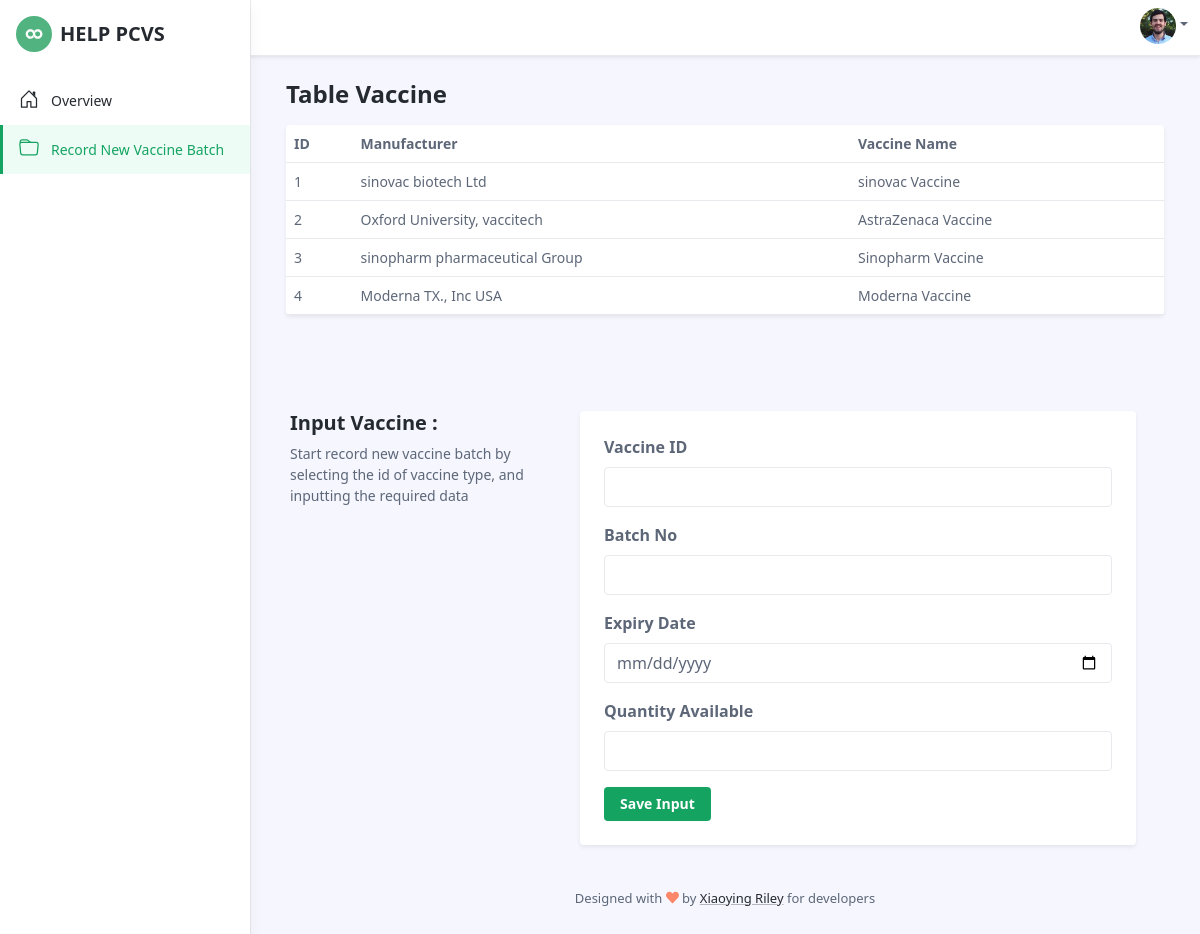
/php/usecase2/index.php, run on the app's committed database.
### tables this page shows
CREATE TABLE `vaccine` (
  `vaccineID` int(11) NOT NULL,
  `manufacturer` varchar(50) NOT NULL,
  `vaccineName` varchar(50) NOT NULL
);

### php/usecase2/index.php (the view, shortened to what this page needs)
<!DOCTYPE html>
<html lang="en">
<head>
    <link id="theme-style" rel="stylesheet" href="../../assets/css/portal.css">
</head>
<body class="app">
<header class="app-header fixed-top">
    <div class="app-header-inner">
        <div class="container-fluid py-2">
            <div class="app-header-content">
                <div class="row justify-content-between align-items-center">
                    <div class="app-utilities col-auto">
                        <div class="app-utility-item app-user-dropdown dropdown">
                            <a class="dropdown-toggle" id="user-dropdown-toggle" data-bs-toggle="dropdown" href="#" role="button" aria-expanded="false"><img src="../../assets/images/user.png" alt="user profile"></a>
                        </div>
                    </div>
                </div>
            </div>
        </div>
    </div>
    <div id="app-sidepanel" class="app-sidepanel">
        <div class="sidepanel-inner d-flex flex-column">
            <div class="app-branding">
                <a class="app-logo" href="index.html"><img class="logo-icon me-2" src="../../assets/images/app-logo.svg" alt="logo"><span class="logo-text">HELP PCVS</span></a>
            </div>
            <nav id="app-nav-main" class="app-nav app-nav-main flex-grow-1">
                <ul class="app-menu list-unstyled accordion" id="menu-accordion">
                    <li class="nav-item">
                        <a class="nav-link" href="../../dashboard-admin.php">
						        <span class="nav-icon">
						         </span>
                            <span class="nav-link-text">Overview</span>
                        </a>
                    </li>
                    <li class="nav-item">
                        <a class="nav-link active" href="index.php">
						        <span class="nav-icon">
						         </span>
                            <span class="nav-link-text">Record New Vaccine Batch</span>
                        </a>
                    </li>
                    <li class="nav-item">
                        <a class="nav-link" href="orders.html">
                        </a>
                    </li>
                </ul>
            </nav>
        </div>
    </div>
</header>
<div class="app-wrapper">
    <div class="app-content pt-3 p-md-3 p-lg-4">
        <div class="container-xl">
            <div class="row g-3 mb-4 align-items-center justify-content-between">
                <div class="col-auto">
                    <h1 class="app-page-title mb-0">Table Vaccine</h1>
                </div>
            <div class="tab-content" id="orders-table-tab-content">
                <div class="tab-pane fade show active" id="orders-all" role="tabpanel" aria-labelledby="orders-all-tab">
                    <div class="app-card app-card-orders-table shadow-sm mb-5">
                        <div class="app-card-body">
                            <div class="table-responsive">
                                <table class="table app-table-hover mb-0 text-left">
                                    <thead>
                                    <tr>
                                        <th class="cell">ID</th>
                                        <th class="cell">Manufacturer</th>
                                        <th class="cell">Vaccine Name</th>
                                    </tr>
                                    </thead>
                                    <tbody>
                                    <?php
                                        include '../koneksi.php';
                                        $listvaccine = mysqli_query($koneksi, "SELECT * FROM vaccine");
                                        while ($row = mysqli_fetch_array($listvaccine)){
                                    ?>
                                    <tr>
                                        <td class="cell"><?php echo $row['vaccineID']?></td>
                                        <td class="cell"><?php echo $row['manufacturer']?></td>
                                        <td class="cell"><?php echo $row['vaccineName']?></td>
                                    </tr>
                                    <?php } ?>
                                    </tbody>
                                </table>
                            </div>
                        </div>
                    </div>
                </div>
            </div>
            <div class="row g-4 settings-section">
                <div class="col-12 col-md-4">
                    <h3 class="section-title"> Input Vaccine :</h3>
                    <div class="section-intro">Start record new vaccine batch by selecting the id of vaccine type, and inputting the required data </div>
                </div>
                <div class="col-12 col-md-8">
                    <div class="app-card app-card-settings shadow-sm p-4">
                        <div class="app-card-body">
                            <form class="settings-form" action="proses-add.php" method="POST">
                                <div class="mb-3">
                                    <label for="setting-input-1" class="form-label">Vaccine ID</label>
                                    <input type="number" class="form-control" name="vaccineID" id="setting-input-1" required>
                                </div>
                                <div class="mb-3">
                                    <label for="setting-input-2" class="form-label">Batch No</label>
                                    <input type="text" class="form-control" name="batchNo" id="setting-input-2" required>
                                </div>
                                <div class="mb-3">
                                    <label for="setting-input-2" class="form-label">Expiry Date</label>
                                    <input type="date" class="form-control" name="expiryDate" id="setting-input-2" required>
                                </div>
                                <div class="mb-3">
                                    <label for="setting-input-2" class="form-label">Quantity Available</label>
                                    <input type="int" class="form-control" name="quantityAvailable" id="setting-input-2" required>
                                </div>
                                <button type="submit" class="btn app-btn-primary" >Save Input</button>
                            </form>
                        </div>
                    </div>
                </div>
            </div>
        </div>
    </div>
    <footer class="app-footer">
        <div class="container text-center py-3">
            <small class="copyright">Designed with <i class="fas fa-heart" style="color: #fb866a;"></i> by <a class="app-link" href="http://themes.3rdwavemedia.com" target="_blank">Xiaoying Riley</a> for developers</small>
        </div>
    </footer>
</div>
</body>
</html>

### data on the page
vaccine: vaccineID "1", manufacturer "sinovac biotech Ltd", vaccineName "sinovac Vaccine"
vaccine: vaccineID "2", manufacturer "Oxford University, vaccitech", vaccineName "AstraZenaca Vaccine"
vaccine: vaccineID "3", manufacturer "sinopharm pharmaceutical Group", vaccineName "Sinopharm Vaccine"
vaccine: vaccineID "4", manufacturer "Moderna TX., Inc USA", vaccineName "Moderna Vaccine"
